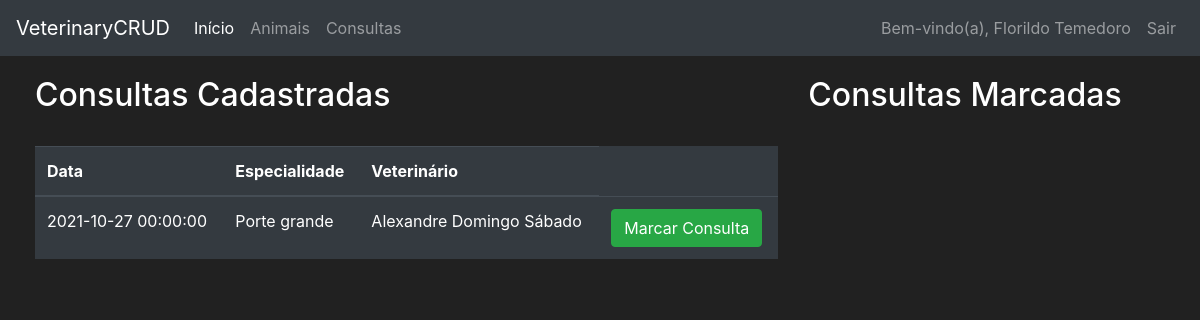
Page /consultations (signed in) on the earlier database version.
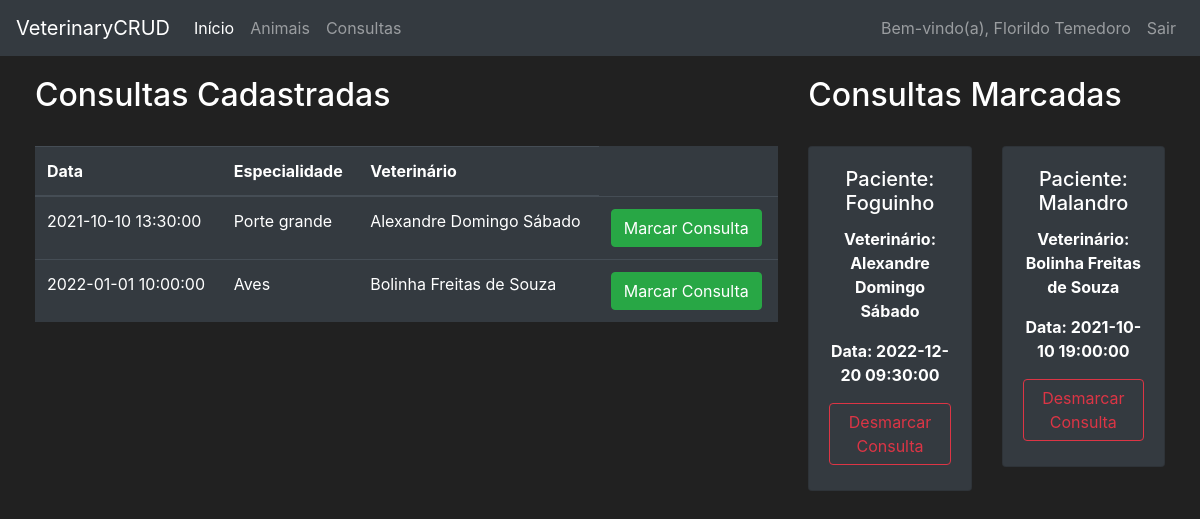
Same page on the later database version.
### veterinary/models.py (models this page shows, shortened)
class User(db.Model, UserMixin):
    __tablename__ = 'user'
    login = db.Column(db.String(length=10), primary_key=True)
    name = db.Column(db.String(length=50), nullable=False, unique=True)
    cpf = db.Column(db.String(length=11), nullable=False, unique=True)
    password_hash = db.Column(db.String(length=60), nullable=False)
    user_type = db.Column(db.String(length=50), nullable=False)
    __mapper_args__ = {
        'polymorphic_identity':'user',
        'polymorphic_on':user_type
    }
    @property
    def password(self):
        return self.password
    def is_client(self):
        return self.user_type == 'client'
    def is_veterinarian(self):
        return self.user_type == 'veterinarian'

class Consultation(db.Model):
    id = db.Column(db.Integer(), primary_key=True)
    date = db.Column(db.DateTime(), nullable=False)
    veterinarian_login = db.Column(db.String(length=10), db.ForeignKey('user.login'), nullable=False)
    is_scheduled = db.Column(db.Boolean(), nullable=False)
    animal_id = db.Column(db.String(length=10), db.ForeignKey('animal.id'))

class Veterinarian(User):
    __tablename__ = 'veterinarian'
    login = db.Column(db.String(length=10), db.ForeignKey('user.login'), primary_key=True)
    registration = db.relationship('VeterinarianRegistration', backref='veterinarian', lazy=True,
                                    uselist=False)
    consultations = db.relationship('Consultation', backref='veterinarian', lazy=True)
    expertise = db.Column(db.String(length=20), nullable=False)
    college = db.Column(db.String(length=30), nullable=False)
    salary = db.Column(db.Integer(), nullable=False)
    __mapper_args__ = {
        'polymorphic_identity':'veterinarian'
    }

class Animal(db.Model):
    id = db.Column(db.Integer(), primary_key=True)
    name = db.Column(db.String(length=20), nullable=False)
    age = db.Column(db.Integer(), nullable=False)
    type = db.Column(db.String(length=15), nullable=False)
    race = db.Column(db.String(length=20), nullable=False)
    health = db.Column(db.String(length=30), nullable=False)
    client_login = db.Column(db.String(length=10), db.ForeignKey('user.login'), nullable=False)
    consultations = db.relationship('Consultation', backref='animal', lazy=True)

### veterinary/routes.py (the view, shortened to what this page needs)
@app.route('/consultations', methods=['GET', 'POST'])
@login_required
def consultations_page():
    register_consultation_form = RegisterConsultationForm()
    delete_consultation_form = ConfirmForm()
    schedule_consultation_form = ScheduleConsultationForm()
    unschedule_consultation_form = ConfirmForm()
    if request.method == 'GET':
        if current_user.is_client():
            consultations = Consultation.query.filter_by(is_scheduled=False)
            scheduled_consultations = current_user.get_scheduled_consultations()
        elif current_user.is_veterinarian():
            consultations = Consultation.query.filter_by(veterinarian_login=current_user.login)
            scheduled_consultations = []
        return render_template('consultations.html',
                               consultations=consultations,
                               scheduled_consultations=scheduled_consultations,
                               register_consultation_form=register_consultation_form,
                               schedule_consultation_form=schedule_consultation_form,
                               unschedule_consultation_form=unschedule_consultation_form,
                               delete_consultation_form=delete_consultation_form,
                               User=User, Animal=Animal)

### veterinary/forms.py (called while the page is built)
    def set_animals(self, animals):
        self.animals.choices = []
        for animal in animals:
            self.animals.choices.append((animal.id, animal.name))

### veterinary/models.py (called while the page is built)
@login_manager.user_loader
def load_user(user_login):
    return User.query.get(user_login)

    def get_scheduled_consultations(self):
        scheduled_consultations = []
        animals = Animal.query.filter_by(client_login=self.login)
        for animal in animals:
            consultations = list(Consultation.query.filter_by(animal_id=animal.id))
            if consultations:
                scheduled_consultations += consultations
        return scheduled_consultations

### veterinary/templates/consultations.html (shortened to what this page needs)
{% extends 'base.html' %}
{% block content %}
<div class="row" style="margin-top:20px; margin-left:20px; margin-right:20px">
    {% if current_user.is_client() %}
    <div class="col-8">
    {% endif %}
        <h2>Consultas Cadastradas</h2>
        <br>
        <table class="table table-hover table-dark">
            <thead>
                <tr>
                    <th scope="col">Data</th>
                    {% if current_user.is_client() %}
                        <th scope="col">Especialidade</th>
                        <th scope="col">Veterinário</th>
                    {% else %}
                        <th scope="col">Marcada</th>
                        <th scope="col">Paciente</th>
                        <th scope="col">Responsável</th>
                    {% endif %}
                </tr>
            </thead>
            <tbody>
            {% for consultation in consultations %}
            <tr>
                <td>{{ consultation.date }}</td>
                {% if current_user.is_client() %}
                    <td>{{ User.query.filter_by(login=consultation.veterinarian_login).first().expertise  }}</td>
                    <td>{{ User.query.filter_by(login=consultation.veterinarian_login).first().name  }}</td>
                {% endif %}
                <td>
                    {% if current_user.is_client() %}
                        <button class="btn btn-outline btn-success" data-toggle="modal"
                                data-target="#Modal-ScheduleConsultation-{{ consultation.id }}">Marcar Consulta
                        </button>
                    {% else %}
                        <button class="btn btn-outline btn-danger" data-toggle="modal"
                                data-target="#Modal-DeleteConsultation-{{ consultation.id }}">Deletar Consulta
                        </button>
                    {% endif %}
                </td>
            </tr>
            {% endfor %}
            </tbody>
        </table>
    {% if current_user.is_client() %}
    </div>
    <div class="col-4">
        <h2>Consultas Marcadas</h2>
        <br>
        <div class="row">
            {% for consultation in scheduled_consultations %}
                <div class="col-md-6">
                    <div style="margin-bottom: 5px" class="card text-center bg-dark">
                        <div class="card-body">
                            <h5 class="card-title">Paciente:  {{ Animal.query.filter_by(id=consultation.animal_id).first().name }} </h5>
                            <p class="card-text"><strong>
                                Veterinário: {{ User.query.filter_by(login=consultation.veterinarian_login).first().name }}
                            </strong></p>
                            <p class="card-text"><strong>
                                Data: {{ consultation.date }}
                            </strong></p>
                            <button type="button" class="btn btn-outline-danger" style="margin-bottom: 5px"
                                    data-toggle="modal" data-target="#Modal-UnscheduleConsultation-{{ consultation.id }}">
                                Desmarcar Consulta
                            </button>
                        </div>
                    </div>
                </div>
            {% endfor %}
        </div>
    </div>
    {% endif %}
</div>
{% endblock %}

### veterinary/templates/base.html (shortened to what this page needs)
<!doctype html>
<html lang="en">
   <head>
      <link rel="stylesheet" href="https://cdn.jsdelivr.net/npm/bootstrap@4.5.3/dist/css/bootstrap.min.css">
   </head>
   <body>
    <nav class="navbar navbar-expand-md navbar-dark bg-dark">
      <a class="navbar-brand" href="#">VeterinaryCRUD</a>
      <div class="collapse navbar-collapse" id="navbarNav">
        <ul class="navbar-nav mr-auto">
            <li class="nav-item active">
                <a class="nav-link" href="{{ url_for('home_page') }}">Início <span class="sr-only">(current)</span></a>
            </li>
            {% if current_user.is_authenticated %}
                <li class="nav-item">
                    <a class="nav-link" href="{{ url_for('animals_page') }}">Animais</a>
                </li>
                <li class="nav-item">
                    <a class="nav-link" href="{{ url_for('consultations_page') }}">Consultas</a>
                </li>
            {% endif %}
        </ul>
        <ul class="navbar-nav">
            {% if current_user.is_authenticated %}
            <li class="nav-item">
                <a class="nav-link">Bem-vindo(a), {{ current_user.name }}</a>
            </li>
            <li class="nav-item">
                <a class="nav-link" href="{{ url_for('logout_page') }}">Sair</a>
            </li>
            {% endif %}
        </ul>
      </div>
    </nav>
      {% block content %}
      {% endblock %}
   </body>
</html>

### veterinary/templates/base.html (style rules this page uses)
body { background-color: #212121; color: white }

Differences in the rows shown:
changed Consultation "Porte grande": date "2021-10-27 00:00:00" → "2021-10-10 13:30:00"
added Consultation: date "2022-01-01 10:00:00", query.filter_by "Aves", query.filter_by "Bolinha Freitas de Souza", shown under "Consultas Cadastradas"
added Consultation: query.filter_by "Alexandre Domingo Sábado", date "2022-12-20 09:30:00", shown under "Consultas Marcadas"
now on this page (row edited): Animal: query.filter_by "Foguinho"
added Consultation: query.filter_by "Bolinha Freitas de Souza", date "2021-10-10 19:00:00", shown under "Consultas Marcadas"
now on this page (row unchanged): Animal: query.filter_by "Malandro"
